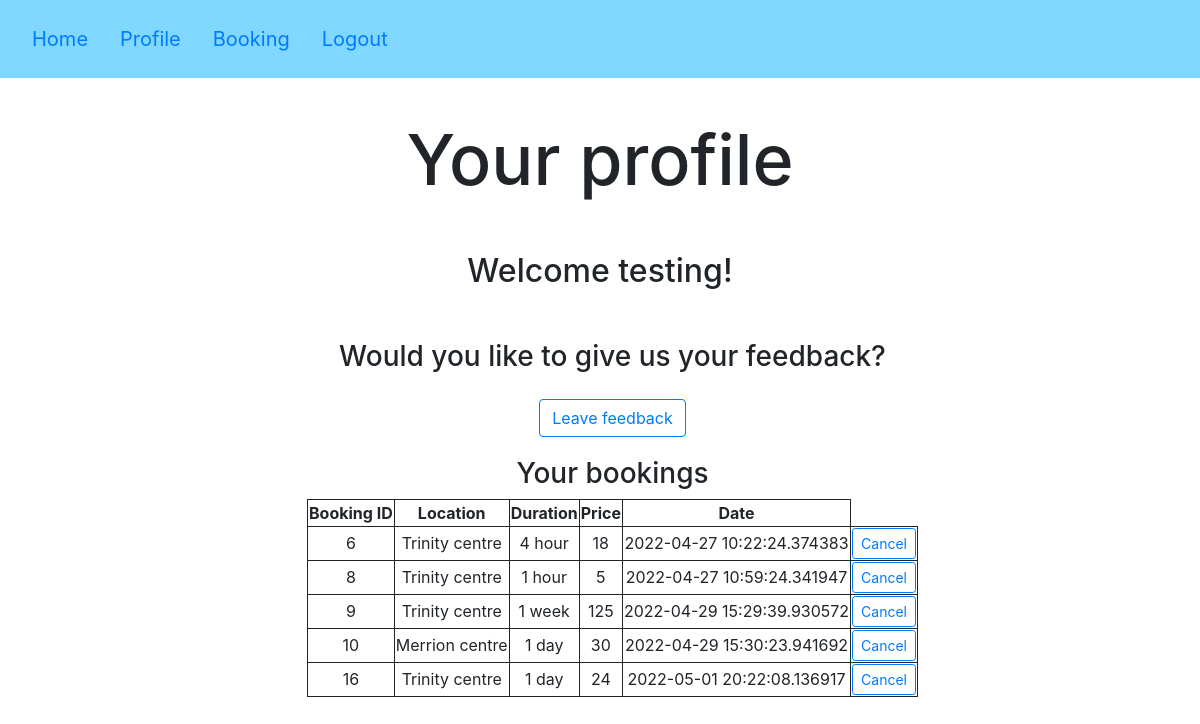
Screenshot of /profile (signed in) with the database file from the repository.
### app/models.py (models this page shows)
class Users(UserMixin, db.Model):
    __tablename__ = 'users'
    id = db.Column(db.Integer, primary_key=True)
    username = db.Column(db.String(100), unique=True)
    email = db.Column(db.String(200), unique=True)
    password = db.Column(db.String(100))
    age = db.Column(db.Integer)
    staff = db.Column(db.Integer, default=0)
    cards = db.relationship('CardDetails', backref='users', lazy='dynamic')
    booking = db.relationship('Book', foreign_keys='Book.user_id', backref='users', lazy='dynamic')

class Book(db.Model):
    __tablename__ = 'bookings'
    id = db.Column(db.Integer, primary_key=True)
    user_id = db.Column(db.Integer, db.ForeignKey('users.id'))
    scooter_id = db.Column(db.Integer, db.ForeignKey('scooters.id'))
    price = db.Column(db.Integer)
    duration = db.Column(db.Integer)
    datetime = db.Column(db.DateTime)
    completed = db.Column(db.Integer) #1 if booking completed, #0 if still going on

class Scooters(db.Model):
    __tablename__ = 'scooters'
    id = db.Column(db.Integer, primary_key=True)
    available = db.Column(db.Integer) # 1 if available, 2 if being used
    location = db.Column(db.Integer, db.ForeignKey('locations.id'))
    booking = db.relationship('Book', backref='scooters', lazy='dynamic')

### app/views.py (the view)
@app.route('/profile', methods=['GET', 'POST'])
def profile():
    bookings = []
    prices = []
    duration = []
    scooters = []
    for i in models.Book.query.all():
        if (i.user_id == current_user.id):
            bookings.append(i)
            prices.append(i)
            scooters.append(models.Scooters.query.get(i.scooter_id))
    return render_template("profile.html", name=current_user.username, Bookings=bookings, Prices=prices, Scooters=scooters)

### app/__init__.py (called while the page is built)
@login_manager.user_loader
def load_user(user_id):
    return models.Users.query.get(user_id)

### app/templates/profile.html (shortened to what this page needs)
{% extends "base.html" %}
{% block content %}
        <h1>
            Your profile
        </h1>
        <h2>
            Welcome {{name}}!
        </h2>
        {% if current_user.is_authenticated %}
        <div class="feedback">
            <h3>Would you like to give us your feedback?</h3>
            <a class="btn btn-outline-primary" href="{{url_for('feedback')}}">Leave feedback</a>
        </div>
        {% endif %}
        <div class="bookings">
            <table class="table-style">
                <h3>Your bookings</h3>
                <thread>
                    <tr>
                        <th>Booking ID</th>
                        <th>Location</th>
                        <th>Duration</th>
                        <th>Price</th>
                        <th>Date</th>
                    </tr>
                </thread>
                <tbody>
                {% for i in range(Bookings | length) %}
                <tr>
                        <td>{{Bookings[i].id}}</td>
                        <td>{{Scooters[i].location}}</td>
                        <td>
                            {% if Prices[i].duration == 1 %}
                            1 hour
                            {% elif Prices[i].duration == 4 %}
                            4 hour
                            {% elif Prices[i].duration == 24 %}
                            1 day
                            {% elif Prices[i].duration == 168 %}
                            1 week
                            {% endif %}
                        </td>
                        <td>{{Prices[i].price}}</td>
                        <td>{{Bookings[i].datetime}}</td>
                        <td><a class="btn btn-outline-primary btn-sm" href="/cancel_booking/{{Bookings[i].id}}">Cancel</a></td>
                </tr>
                {% endfor %}
            </table>
        </div>
{% endblock %}

### app/static/style2.css (style rules this page uses)
h1 { text-align: center; font-size: 70px; margin-bottom: 50px; margin-top: 40px; }
h2 { text-align: center; }
.feedback { text-align: center; }
.feedback h3 { margin-left: 25px; margin-top: 50px; margin-bottom: 25px; }
.feedback a { margin-left: 25px; }
.bookings { margin-left: 25px; margin-top: 20px; text-align: center; }
.bookings table { margin: auto; }
.table-style th { border: 1px solid; }
.table-style td { border: 1px solid; }

### rows the page displays
Users: username "testing"
Book: id "6", price "18", datetime "2022-04-27 10:22:24.374383"
Scooters: location "Trinity centre"
Book: id "8", price "5", datetime "2022-04-27 10:59:24.341947"
Scooters: location "Trinity centre"
Book: id "9", price "125", datetime "2022-04-29 15:29:39.930572"
Scooters: location "Trinity centre" "Trinity centre"
Book: id "10", price "30", datetime "2022-04-29 15:30:23.941692"
Scooters: location "Merrion centre"
Book: id "16", price "24", datetime "2022-05-01 20:22:08.136917"
